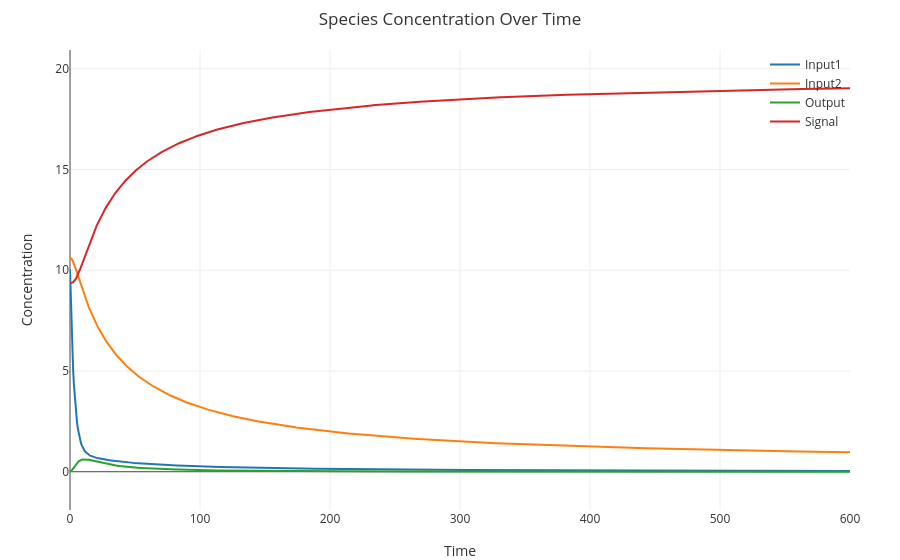

Here is the notebook cell this chart was saved with:
### Markdown cell above
下一步增加调试信息输出的%控制

### Code cell
directive simulation { 
  final=600; 
  plots=[Input1; Input2; Output; Signal];
}
directive simulator deterministic
directive parameters [ k = 0.003; u = 0.1 ]
| 100 Reporter 
| 100 Join
| 10 Input2
| 10 Input1
| Reporter + Output ->{k} sp2 + Signal
| Join + Input1 <->{k}{k} sp4 + sp3
| sp4 + Input2 <->{k}{k} sp1 + Output

### Figure 1 — Plotly figure (JSON) as saved in the notebook; plotly's stock layout.template omitted (floating-point values rounded to 4 significant figures; data arrays with more than 128 entries replaced by an {"elided": "..."} marker saying what was removed)
{"data": [{"line": {"width": 2}, "mode": "lines", "name": "Input1", "x": {"elided": "1001 float values"}, "y": {"elided": "1001 float values"}}, {"line": {"width": 2}, "mode": "lines", "name": "Input2", "x": {"elided": "1001 float values"}, "y": {"elided": "1001 float values"}}, {"line": {"width": 2}, "mode": "lines", "name": "Output", "x": {"elided": "1001 float values"}, "y": {"elided": "1001 float values"}}, {"line": {"width": 2}, "mode": "lines", "name": "Signal", "x": {"elided": "1001 float values"}, "y": {"elided": "1001 float values"}}], "layout": {"font": {"color": "#333"}, "hovermode": "x unified", "legend": {"bgcolor": "rgba(0,0,0,0)", "x": 1, "xanchor": "right", "y": 1, "yanchor": "top"}, "margin": {"b": 50, "l": 70, "r": 50, "t": 50}, "paper_bgcolor": "rgba(0,0,0,0)", "plot_bgcolor": "rgba(0,0,0,0)", "title": "Species Concentration Over Time", "xaxis": {"range": [0, 600], "showgrid": true, "title": "Time"}, "yaxis": {"range": [-1.899, 20.93], "showgrid": true, "title": "Concentration"}}}
